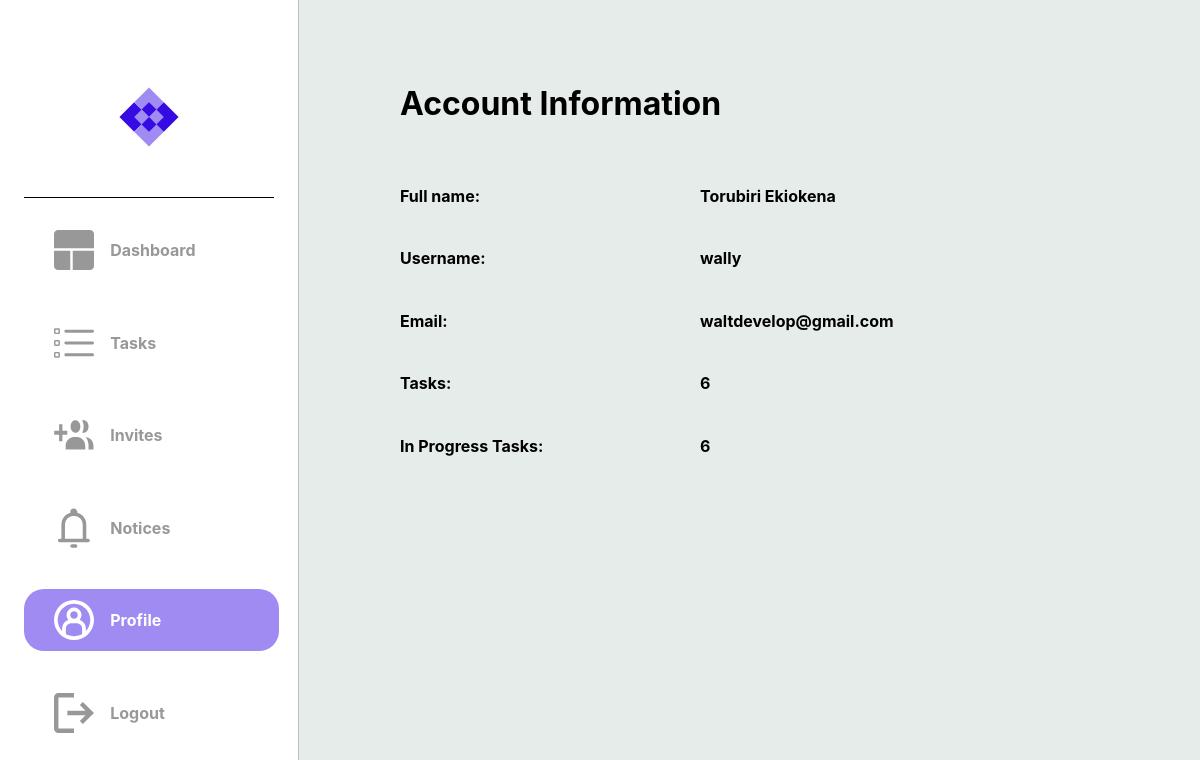
The app's page /profile (signed in) with its own data.
### dotask/models.py (models this page shows)
class User(db.Model, UserMixin):
    __tablename__ = "user"
    id = db.Column(db.Integer, primary_key=True)
    email = db.Column(db.String(50), nullable=False, unique=True)
    password = db.Column(db.String(30), nullable=False)
    username = db.Column(db.String(30), nullable=False, unique=True)
    first_name = db.Column(db.String(30), nullable=False)
    last_name = db.Column(db.String(30), nullable=False)
    assigned_tasks = relationship('Task', secondary=user_task, backref='assigned_to')
    notes = relationship('Notification', secondary=user_notification, backref='note')

### dotask/routes.py (the view)
@app.route("/profile")
@login_required
def hello_profile():
    try:
        tasks = current_user.tasks
        notices = current_user.notes
        task_counts = {
            'all': len(tasks),
            'in_progress': sum(task.status.name == 'In_Progress' for task in tasks),
            'completed': sum(task.status.name == 'Completed' for task in tasks),
            'cancelled': sum(task.status.name == 'Cancelled' for task in tasks),
        }
        return render_template('profile.html', current_user=current_user,
                              notices=notices, task_counts=task_counts)
    except Exception as e:
        print(f"An error occurred while fetching tasks or notices: {e}")
        return render_template('profile.html', current_user=current_user)

### dotask/routes.py (called while the page is built)
@app.after_request
def after_request(response):
    response.headers["Cache-Control"] = "no-cache, no-store, must-revalidate"
    return response

@login_manager.user_loader
def load_user(user_id):
    return User.query.get(user_id)

### dotask/templates/profile.html (shortened to what this page needs)
{% extends "layout.html" %}
{% block head %}
    <link rel="stylesheet" {% block css_tab_colour %} href="../static/css/profile.css" {% endblock %}/>
{% endblock %}
{% block profile_image_colour %}
            <a class="a3" href="{{ url_for('hello_profile') }}">
            <div id="logos">
                <img class="imgs" src="../static/svg/profile_active.svg">
                <h4 class="sidebar-text">Profile</h4>
            </div>
            </a>
{% endblock profile_image_colour %}
{% block tasks %}
    {% if current_user %}
    <h1>Account Information</h1>
    <br>
    <div class="shifts">
        <div><h4>
            Full name:
        </h4></div>
        <div><h4>
            {{ current_user.last_name }} {{ current_user.first_name }}
        </h4></div>
    </div>
    <div class="shifts">
        <div><h4>
            Username:
        </h4></div>
        <div><h4>
            {{ current_user.username }}
        </h4></div>
    </div>
    <div class="shifts">
        <div><h4>
            Email:
        </h4></div>
        <div><h4>
            {{ current_user.email }}
        </h4></div>
    </div>
    {% endif %}
    {% if task_counts.all > 0 %}
    <div class="shifts click">
        <div><h4>
            Tasks:
        </h4></div>
        <a href="{{ url_for('hello_tasks') }}">
            <div>
                <h4>{{ task_counts.all }} </h4>
            </div>
        </a>
    </div>
    {% endif %}
    {% if task_counts.in_progress > 0 %}
    <div class="shifts click">
        <div><h4>
            In Progress Tasks:
        </h4></div>
        <a href="{{ url_for('hello_in_process_tasks') }}">
            <div>
                <h4>{{ task_counts.in_progress }} </h4>
            </div>
        </a>
    </div>
    {% endif %}
{% endblock tasks %}

### dotask/static/css/layout.css (style rules this page uses)
@media (min-width: 768px) { body { margin: auto; padding-bottom: 10vh; background-color: #E5ECEA; display: flex; font-family: inter; } }
@media (min-width: 768px) { a { text-decoration: none; color: black; } }
@media (min-width: 768px) { .sidebar > div > a { width: 90%; text-decoration: none; } }
@media (min-width: 768px) { .sidebar > div > a > div { width: 100%; height: 10%; padding-left: 30px; margin: 5% auto; border-radius: 20px; } }
@media (min-width: 768px) { #logos { width: 100%; display: grid; grid-template-columns: 1fr 3fr; align-items: center; } }
@media (min-width: 768px) { .sidebar-text { color: #989898; font-size: 1rem; } }
@media (min-width: 768px) { .imgs { height: 40px; width: 40px; } }

### dotask/static/css/profile.css (style rules this page uses)
@media (min-width: 768px) { .a3 > div { background-color: #A08BF2; width: 100%; height: 10%; padding-left: 30px; margin: 5% auto; border-radius: 20px; color: white; } }
@media (min-width: 768px) { h1 { margin-top: 10%; } }
@media (min-width: 768px) { .a3 > div > h4 { color: white; } }
@media (min-width: 768px) { .a3 > div > img { fill: #FFFFFF; } }
@media (min-width: 768px) { .shifts { width: 100%; display: flex; } }
@media (min-width: 768px) { .shifts > div:nth-child(1) { width: 50%; } }
@media (min-width: 768px) { .click { cursor: pointer; } }

### records on screen
User: last_name "Torubiri", first_name "Ekiokena", username "wally", email "waltdevelop@gmail.com"

### other values on screen
{{ task_counts.all }} "6"
{{ task_counts.in_progress }} "6"
